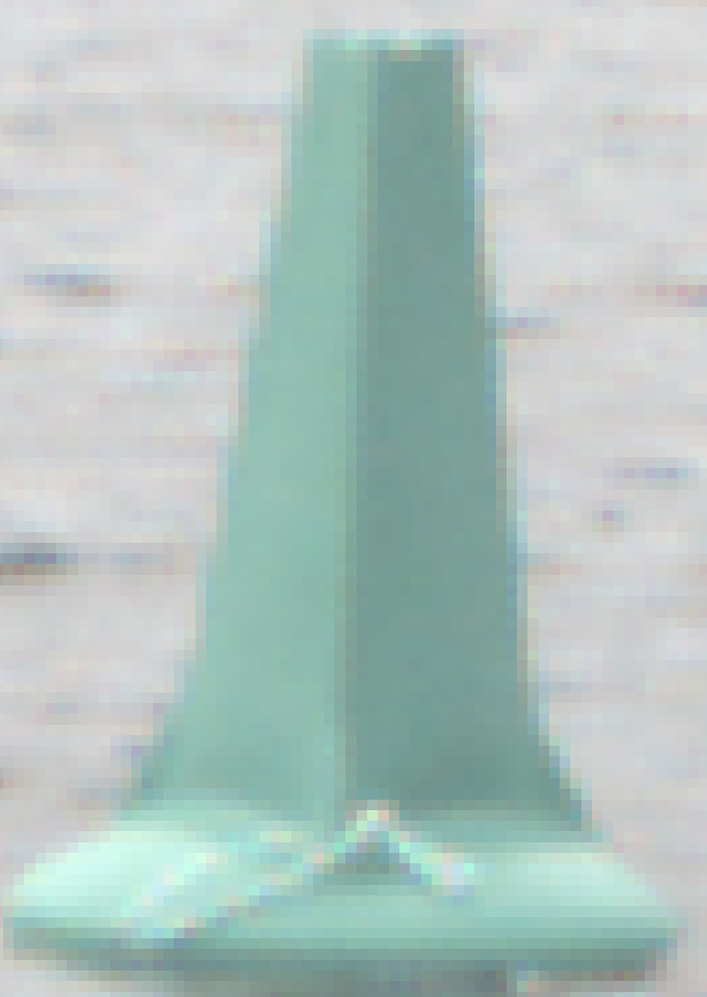
#> input picture ROS/usydrx_vision/scripts/green.png, 707 x 997 px, shrunk from 878 x 1238 before the run
$ python -i buoy_scanner.py   (imports and definitions only)
#> lines starting #> are read from the running program, lines starting #| are printed output that depends on the picture; after the words box and inside, x2 and y2 are one past the last pixel; in counts of white or black regions, pixels touching at a corner belong together
#> further down, picture is the input picture: shape (997, 707, 3); mean B, G, R 191.6, 195.7, 177
#!/usr/bin/env python3
import cv2
import numpy as np
import os

class lightScanner():

  def detectLightBuoy(self, c):
	# initialize the shape name and approximate the contour
    isLightBuoy = False
    peri = cv2.arcLength(c, True)
    approx = cv2.approxPolyDP(c, 0.04 * peri, True)
    if len(approx) == 4:
	# compute the bounding box of the contour and use the
	# bounding box to compute the aspect ratio

        (x, y, w, h) = cv2.boundingRect(approx)
        ar = w / float(h)

		# a square will have an aspect ratio that is approximately
		# equal to one, otherwise, the shape is a rectangle
        if ar<0.9:
            isLightBuoy = True
	# return the name of the shape
    # print(len(approx))
    return isLightBuoy

  def classifyColour(self, pixel):
    '''
    Checks which colour the buoy is flashing.
    '''
    # print(pixel)
    colour_vals = [[121, 0,  0], [0, 119, 0], [0, 0, 118]]
    colour_names = ["blue", "green", "red"]
    colour_dists = []

    for colour in colour_vals:
      R_dist = colour[0] - pixel[0]
      G_dist = colour[1] - pixel[1]
      B_dist = colour[2] - pixel[2]
      colour_dists.append(np.sqrt(R_dist**2 + G_dist**2 + B_dist**2))

    return colour_names[colour_dists.index(min(colour_dists))]

  def scanBuoy(self, img):
    '''
    Scans an image of the light sequence buoy to get the colour.
    Return (string): "red", "green, "blue", "none"
    '''
    #filename = "scan_imgs/green.png"
    #cv_image = cv2.imread(filename)
    img = cv2.GaussianBlur(src=img, ksize=(5, 5), sigmaX=0)

    # Change to HSV colour space
    hsv = cv2.cvtColor(img, cv2.COLOR_BGR2HSV)
#> hsv: shape (997, 707, 3); mean H, S, V 81.5, 28.7, 196.8

    # Threshold the image to remove unsaturated parts (want to keep the light)
    lower_colour = np.array([0, 30, 0])
    upper_colour = np.array([360, 255, 255])
    mask = cv2.inRange(hsv, lower_colour, upper_colour)
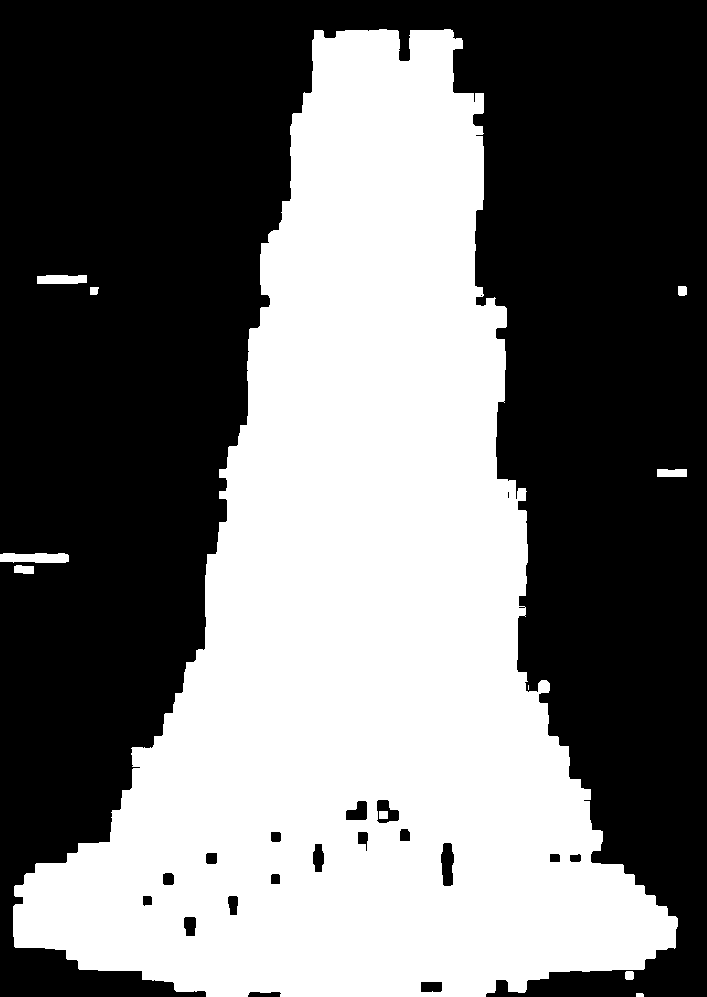
#> mask: shape (997, 707); 44.6% white; 11 white regions (1 under 20 px), largest, box (x1, y1, x2, y2) and area: (13, 29, 678, 997) 312465, (0, 553, 69, 563) 614, (37, 275, 87, 284) 422
    # mask= cv2.bitwise_not(mask)
    # cv2.imshow("Mask",mask)
    # Blur and threshold to get rid of some noise
    # blur = cv2.GaussianBlur(src=mask, ksize=(3, 3), sigmaX=0)
    kernel = np.ones((5,5),np.uint8)
    blur = cv2.morphologyEx(mask, cv2.MORPH_OPEN, kernel)
#> blur: shape (997, 707); 44.6% white; 10 white regions, largest, box (x1, y1, x2, y2) and area: (13, 29, 678, 997) 312426, (0, 553, 69, 563) 613, (37, 275, 87, 284) 422
    blur = cv2.morphologyEx(blur, cv2.MORPH_CLOSE, kernel)
#> blur: shape (997, 707); 44.6% white; 7 white regions, largest, box (x1, y1, x2, y2) and area: (13, 29, 678, 997) 312718, (0, 553, 69, 574) 845, (37, 275, 87, 284) 422
    blur= cv2.GaussianBlur(src=blur, ksize=(5, 5), sigmaX=0)

    (_, binary) = cv2.threshold(src=blur,
        thresh=60,
        maxval=255,
        type=cv2.THRESH_BINARY)
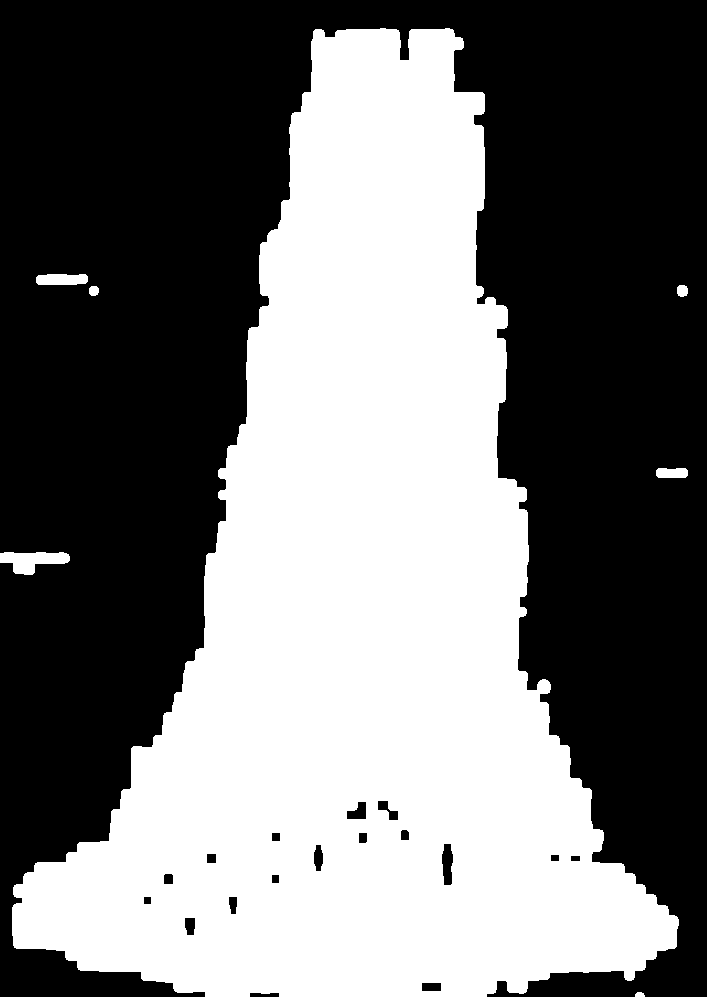
#> binary: shape (997, 707); 45.2% white; 7 white regions
    # cv2.imshow("Blur",blur)
    # cv2.imwrite("blur", blur)
    cv2.imwrite("blur.png", blur)

    # os.exit()

    xx,yy =binary.shape
#> xx = 997; yy = 707
    blur= blur[int(0*xx/3):int(1*xx/2),:]
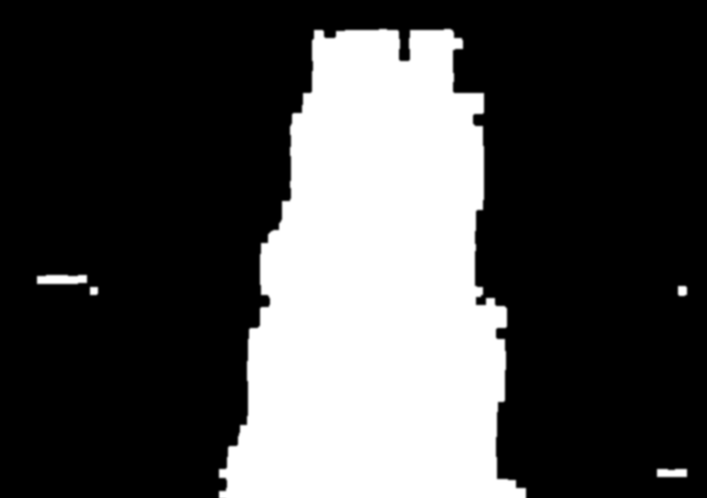
#> blur: shape (498, 707); min 0, max 255, mean 73.9
    img = img[int(0*xx/3):int(1*xx/2),:,:]
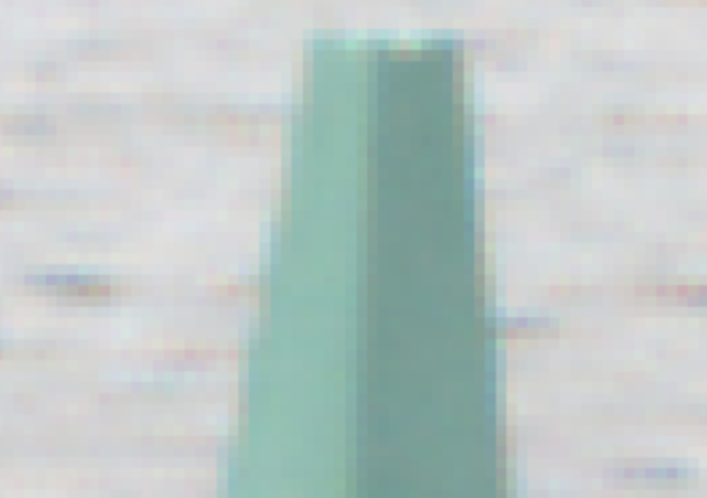
#> img: shape (498, 707, 3); mean of channels 0, 1, 2 198.2, 200.4, 188.4; drawn as B, G, R
    # cv2.imshow("binary", mask)
    # cv2.waitKey(1)

    # Find contours of image
    cont_return = cv2.findContours(blur, cv2.RETR_EXTERNAL, cv2.CHAIN_APPROX_SIMPLE)
#> cont_return = 4 contours; box (x1, y1, x2, y2) and area: (217, 27, 528, 498) 103386, (35, 273, 100, 297) 734, (655, 467, 689, 479) 360, (676, 284, 689, 298) 154
    contours = cont_return[0] if len(cont_return) == 2 else cont_return[1] # Version fix
#> contours has the same summary as cont_return

    # Find contours with four sides, rectangles
    four_cnts = []
    for cnt in contours:
        if self.detectLightBuoy(cnt):
            four_cnts.append(cnt)
#> this loop made 4 passes
#> (isLightBuoy in detectLightBuoy, peri in detectLightBuoy, approx in detectLightBuoy, x in detectLightBuoy, y in detectLightBuoy, w in detectLightBuoy, h in detectLightBuoy, ar in detectLightBuoy) on passes 1, 2, 4: (False, 88.83, [[655, 467], [655, 478], [688, 478], [688, 467]], 655, 467, 34, 12, 2.83), (False, 48.24, [[676, 284], [676, 296], [688, 296], [688, 285]], 676, 284, 13, 13, 1), (True, 1726.3, [[454, 28], [312, 28], [217, 497], [527, 497]], 217, 28, 311, 470, 0.662)
#> (isLightBuoy in detectLightBuoy, peri in detectLightBuoy) on pass 3: (False, 173.9)
#> after the loop, four_cnts = 1 contour; box (x1, y1, x2, y2) and area: (217, 27, 528, 498) 103386
    # Get the smallest 4-contour
    if len(four_cnts) == 0:
        #print('nocnts')
        return "none3"
    best_cnt = max(four_cnts, key=cv2.contourArea)
#> best_cnt = contour of 216 points, box (x1, y1, x2, y2) (217, 27, 528, 498), area 103386
    #print(best_cnt)
    # Calculate aspect ratio to check that it is actually the light
    x,y,w,h = cv2.boundingRect(best_cnt)
#> x = 217; y = 27; w = 311; h = 471
    aspect_ratio = float(w)/h
#> aspect_ratio = 0.66
    # print(cv2.contourArea(best_cnt))
    if cv2.contourArea(best_cnt) < 200 or cv2.contourArea(best_cnt) > 10000:
        return "none2"
    if aspect_ratio < 0.75:
      # Get the center of the contour
      M = cv2.moments(best_cnt)
      try:
          cX = int(M["m10"] / M["m00"])
          cY = int(M["m01"] / M["m00"])
      except:
          print('divided by 0')
          return "none"
      center_pixel = img[cY, cX, :]
      #print(center_pixel)
      return self.classifyColour(center_pixel)
    else:
      return "none1"

    '''cv2.drawContours(image = img,
        contours = [best_cnt],
        contourIdx = -1,
        color = (0, 255, 0),
        thickness = 1)
    cv2.imshow("contours", img)
    cv2.waitKey(0)
    cv2.destroyAllWindows()'''

>>> import cv2
>>> picture = cv2.imread('green.png')
>>> result = lightScanner().scanBuoy(picture)
#> result = 'none2'

$ run again, on ROS/usydrx_vision/scripts/red_1.png
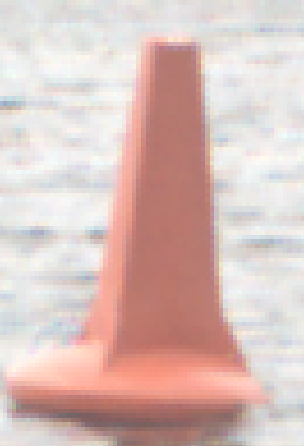
#> input picture ROS/usydrx_vision/scripts/red_1.png, 304 x 446 px
#> picture is the input picture: shape (446, 304, 3); mean B, G, R 188.5, 193, 218.1
#> hsv: shape (446, 304, 3); mean H, S, V 41.8, 39.9, 219.3
#> in scanBuoy, `mask = cv2.inRange(hsv, lower_colour, upper_colour)`:
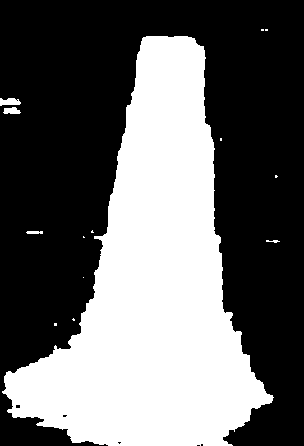
#> mask: shape (446, 304); 40.1% white; 14 white regions (9 under 20 px), largest, box (x1, y1, x2, y2) and area: (2, 36, 274, 446) 54070, (0, 98, 21, 106) 125, (3, 107, 21, 114) 94, (26, 231, 43, 234) 47, (266, 240, 280, 243) 25
#> binary: shape (446, 304); 40.7% white; 2 white regions
#> in scanBuoy, `img = img[int(0*xx/3):int(1*xx/2),:,:]`:
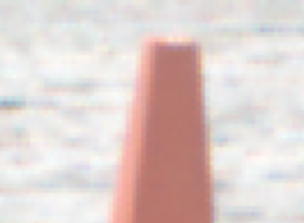
#> img: shape (223, 304, 3); mean of channels 0, 1, 2 206.3, 209.1, 223.9; drawn as B, G, R
#> cont_return = 2 contours; box (x1, y1, x2, y2) and area: (106, 34, 216, 223) 16508, (0, 96, 19, 116) 312
#> contours has the same summary as cont_return
#> the loop in scanBuoy, `for cnt in contours:` made 2 passes
#> (isLightBuoy in detectLightBuoy, peri in detectLightBuoy, approx in detectLightBuoy, x in detectLightBuoy, y in detectLightBuoy, w in detectLightBuoy, h in detectLightBuoy, ar in detectLightBuoy) on passes 1 to 2: (False, 71.07, [[0, 97], [2, 114], [18, 115], [18, 98]], 0, 97, 19, 19, 1), (True, 567.8, [[141, 35], [106, 222], [215, 222], [205, 44]], 106, 35, 110, 188, 0.585)
#> after the loop in scanBuoy, `for cnt in contours:`: four_cnts = 1 contour; box (x1, y1, x2, y2) and area: (106, 34, 216, 223) 16508
#> best_cnt = contour of 96 points, box (x1, y1, x2, y2) (106, 34, 216, 223), area 16508
#> in scanBuoy, `x,y,w,h = cv2.boundingRect(best_cnt)`: x = 106; y = 34; w = 110; h = 189
#> aspect_ratio = 0.582
#> result = 'none2'
